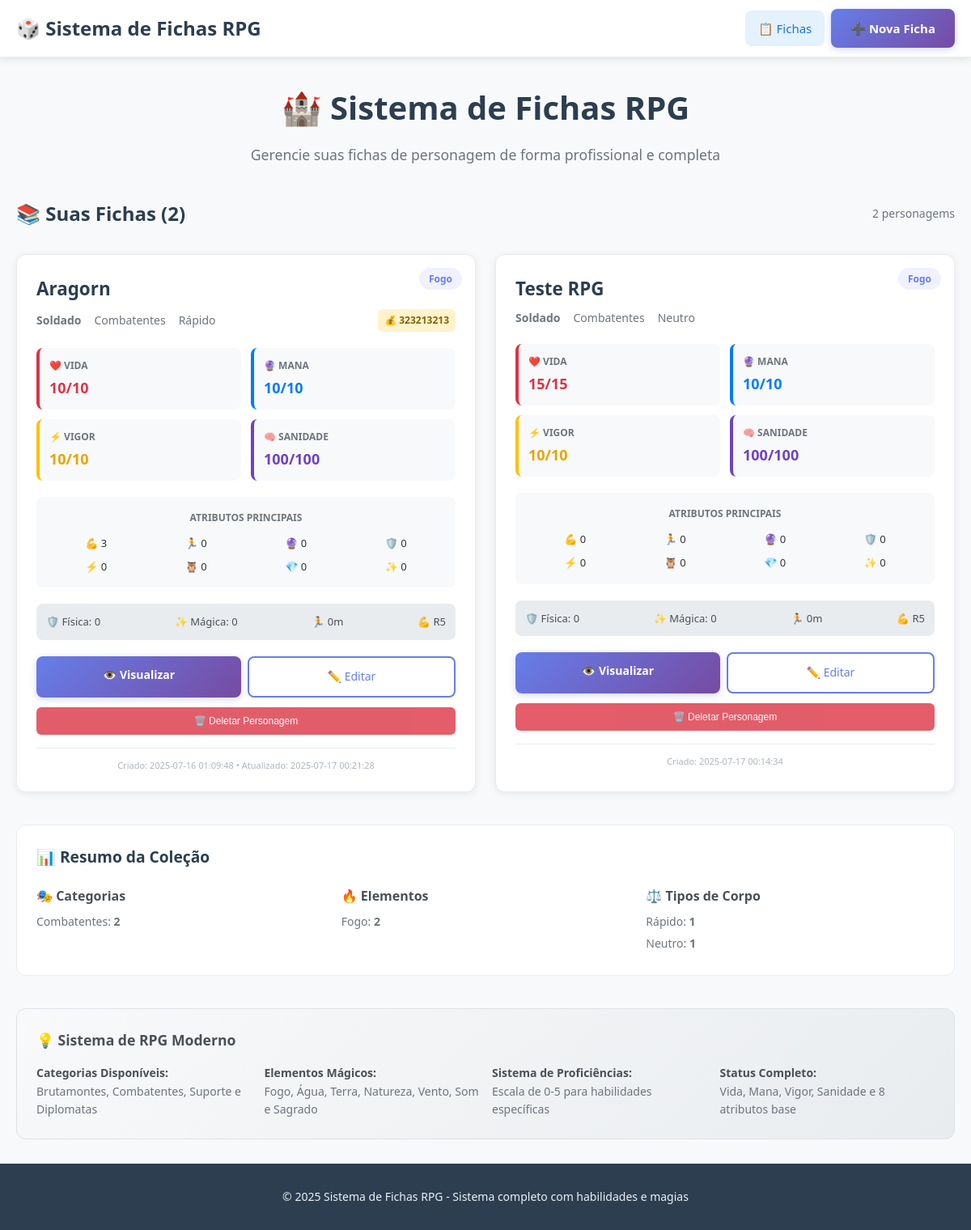
The page / on the database its author committed.
### tables this page shows
CREATE TABLE fichas (
            id INTEGER PRIMARY KEY AUTOINCREMENT,
            
            -- INFORMAÇÕES BÁSICAS
            nome TEXT NOT NULL,
            tipo_corpo TEXT NOT NULL,
            classe TEXT NOT NULL,
            categoria TEXT NOT NULL,
            historia TEXT,
            elemento TEXT NOT NULL,
            ouro INTEGER DEFAULT 0,
            
            -- STATUS
            vida_atual INTEGER DEFAULT 10,
            vida_maxima INTEGER DEFAULT 10,
            mana_atual INTEGER DEFAULT 10,
            mana_maxima INTEGER DEFAULT 10,
            vigor_atual INTEGER DEFAULT 10,
            vigor_maximo INTEGER DEFAULT 10,
            sanidade_atual INTEGER DEFAULT 100,
            sanidade_maxima INTEGER DEFAULT 100,
            deslocamento INTEGER DEFAULT 0,
            resistencia INTEGER DEFAULT 5,
            armadura_fisica INTEGER DEFAULT 0,
            armadura_magica INTEGER DEFAULT 0,
            
            -- ATRIBUTOS
            forca INTEGER DEFAULT 0,
            destreza INTEGER DEFAULT 0,
            magia INTEGER DEFAULT 0,
            constituicao INTEGER DEFAULT 0,
            agilidade INTEGER DEFAULT 0,
            sabedoria INTEGER DEFAULT 0,
            carisma INTEGER DEFAULT 0,
            fe INTEGER DEFAULT 0,
            
            -- EQUIPAMENTOS
            armadura TEXT,
            arma TEXT,
            complemento TEXT,
            amuleto1 TEXT,
            amuleto2 TEXT,
            
            -- PROFICIÊNCIAS (0-5)
            prof_sobrevivencia INTEGER DEFAULT 0,
            prof_botanica INTEGER DEFAULT 0,
            prof_culinaria INTEGER DEFAULT 0,
            prof_religiao INTEGER DEFAULT 0,
            prof_pescaria INTEGER DEFAULT 0,
            prof_ferraria INTEGER DEFAULT 0,
            prof_artesanato INTEGER DEFAULT 0,
            prof_mixologia INTEGER DEFAULT 0,
            prof_musica INTEGER DEFAULT 0,
            prof_jogos_azar INTEGER DEFAULT 0,
            prof_rataria INTEGER DEFAULT 0,
            prof_navegacao INTEGER DEFAULT 0,
            prof_sacratismo INTEGER DEFAULT 0,
            prof_demonologia INTEGER DEFAULT 0,
            prof_guerra INTEGER DEFAULT 0,
            prof_acrobacia INTEGER DEFAULT 0,
            prof_combate_desarmado INTEGER DEFAULT 0,
            prof_armas_leves INTEGER DEFAULT 0,
            prof_armas_pesadas INTEGER DEFAULT 0,
            prof_armas_longa_distancia INTEGER DEFAULT 0,
            prof_arremesso INTEGER DEFAULT 0,
            
            -- PERÍCIAS MÁGICAS (0-5)
            per_maguslogia INTEGER DEFAULT 0,
            per_magia_elemental INTEGER DEFAULT 0,
            per_magia_obscura INTEGER DEFAULT 0,
            per_magia_estimulo INTEGER DEFAULT 0,
            per_magia_territorial INTEGER DEFAULT 0,
            
            -- METADADOS
            criado_em TIMESTAMP DEFAULT CURRENT_TIMESTAMP,
            atualizado_em TIMESTAMP DEFAULT CURRENT_TIMESTAMP
        , habilidade_slot_1 INTEGER, habilidade_slot_2 INTEGER, habilidade_slot_3 INTEGER, habilidade_slot_4 INTEGER, habilidade_classe INTEGER);

### sistema.py (the view)
@app.route('/')
def index():
    conn = get_db_connection()
    fichas = conn.execute('SELECT * FROM fichas ORDER BY nome').fetchall()
    conn.close()
    return render_template('index.html', fichas=fichas)

### templates/index.html (shortened to what this page needs)
{% extends "base.html" %}
{% block content %}
<div class="page-header">
    <h1 class="page-title">🏰 Sistema de Fichas RPG</h1>
    <p class="page-subtitle">
        Gerencie suas fichas de personagem de forma profissional e completa
    </p>
</div>
{% if fichas %}
    <div style="margin-bottom: 30px; display: flex; justify-content: space-between; align-items: center;">
        <h2 style="color: #2c3e50; margin: 0;">📚 Suas Fichas ({{ fichas|length }})</h2>
        <div style="display: flex; gap: 12px; align-items: center;">
            <span style="color: #6c757d; font-size: 14px;">{{ fichas|length }} personagem{% if fichas|length != 1 %}s{% endif %}</span>
        </div>
    </div>
    <div style="display: grid; grid-template-columns: repeat(auto-fill, minmax(420px, 1fr)); gap: 24px;">
        {% for ficha in fichas %}
            <div class="card" style="position: relative;">
                <div style="position: absolute; top: 16px; right: 16px; background: rgba(102, 126, 234, 0.1); color: #667eea; padding: 4px 12px; border-radius: 20px; font-size: 12px; font-weight: 600;">
                    {{ ficha.elemento }}
                </div>
                <div style="margin-bottom: 20px;">
                    <h3 style="font-size: 1.4rem; font-weight: 700; color: #2c3e50; margin-bottom: 8px;">
                        {{ ficha.nome }}
                    </h3>
                    <div style="display: flex; justify-content: space-between; align-items: center; margin-bottom: 12px;">
                        <div style="display: flex; gap: 16px; color: #6c757d; font-size: 14px;">
                            <span><strong>{{ ficha.classe }}</strong></span>
                            <span>{{ ficha.categoria }}</span>
                            <span>{{ ficha.tipo_corpo }}</span>
                        </div>
                        {% if ficha.ouro > 0 %}
                            <span style="background: #fff3cd; color: #856404; padding: 4px 8px; border-radius: 6px; font-size: 12px; font-weight: 600;">
                                💰 {{ ficha.ouro }}
                            </span>
                        {% endif %}
                    </div>
                </div>
                <div style="display: grid; grid-template-columns: repeat(2, 1fr); gap: 12px; margin-bottom: 20px;">
                    <div style="background: #f8f9fa; padding: 12px; border-radius: 8px; border-left: 4px solid #dc3545;">
                        <div style="font-size: 12px; color: #6c757d; margin-bottom: 4px; font-weight: 600;">❤️ VIDA</div>
                        <div style="font-size: 18px; font-weight: 700; color: #dc3545;">{{ ficha.vida_atual }}/{{ ficha.vida_maxima }}</div>
                    </div>
                    <div style="background: #f8f9fa; padding: 12px; border-radius: 8px; border-left: 4px solid #007bff;">
                        <div style="font-size: 12px; color: #6c757d; margin-bottom: 4px; font-weight: 600;">🔮 MANA</div>
                        <div style="font-size: 18px; font-weight: 700; color: #007bff;">{{ ficha.mana_atual }}/{{ ficha.mana_maxima }}</div>
                    </div>
                    <div style="background: #f8f9fa; padding: 12px; border-radius: 8px; border-left: 4px solid #ffc107;">
                        <div style="font-size: 12px; color: #6c757d; margin-bottom: 4px; font-weight: 600;">⚡ VIGOR</div>
                        <div style="font-size: 18px; font-weight: 700; color: #e6a500;">{{ ficha.vigor_atual }}/{{ ficha.vigor_maximo }}</div>
                    </div>
                    <div style="background: #f8f9fa; padding: 12px; border-radius: 8px; border-left: 4px solid #6f42c1;">
                        <div style="font-size: 12px; color: #6c757d; margin-bottom: 4px; font-weight: 600;">🧠 SANIDADE</div>
                        <div style="font-size: 18px; font-weight: 700; color: #6f42c1;">{{ ficha.sanidade_atual }}/{{ ficha.sanidade_maxima }}</div>
                    </div>
                </div>
                <div style="background: #f8f9fa; padding: 16px; border-radius: 8px; margin-bottom: 20px;">
                    <div style="font-size: 12px; color: #6c757d; margin-bottom: 12px; text-align: center; font-weight: 600; text-transform: uppercase;">
                        Atributos Principais
                    </div>
                    <div style="display: grid; grid-template-columns: repeat(4, 1fr); gap: 8px; text-align: center;">
                        <div style="font-size: 13px;"><span style="font-weight: 600;">💪</span> {{ ficha.forca }}</div>
                        <div style="font-size: 13px;"><span style="font-weight: 600;">🏃</span> {{ ficha.destreza }}</div>
                        <div style="font-size: 13px;"><span style="font-weight: 600;">🔮</span> {{ ficha.magia }}</div>
                        <div style="font-size: 13px;"><span style="font-weight: 600;">🛡️</span> {{ ficha.constituicao }}</div>
                        <div style="font-size: 13px;"><span style="font-weight: 600;">⚡</span> {{ ficha.agilidade }}</div>
                        <div style="font-size: 13px;"><span style="font-weight: 600;">🦉</span> {{ ficha.sabedoria }}</div>
                        <div style="font-size: 13px;"><span style="font-weight: 600;">💎</span> {{ ficha.carisma }}</div>
                        <div style="font-size: 13px;"><span style="font-weight: 600;">✨</span> {{ ficha.fe }}</div>
                    </div>
                </div>
                <div style="display: flex; justify-content: space-between; margin-bottom: 20px; padding: 12px; background: #e9ecef; border-radius: 8px; font-size: 13px; color: #495057;">
                    <span><strong>🛡️</strong> Física: {{ ficha.armadura_fisica }}</span>
                    <span><strong>✨</strong> Mágica: {{ ficha.armadura_magica }}</span>
                    <span><strong>🏃</strong> {{ ficha.deslocamento }}m</span>
                    <span><strong>💪</strong> R{{ ficha.resistencia }}</span>
                </div>
                <div style="display: flex; gap: 8px;">
                    <a href="{{ url_for('visualizar_ficha', ficha_id=ficha.id) }}"
                       class="btn-primary"
                       style="flex: 1; text-align: center; text-decoration: none; padding: 12px; border-radius: 8px; font-size: 14px;">
                        👁️ Visualizar
                    </a>
                    <a href="{{ url_for('editar_ficha', ficha_id=ficha.id) }}"
                       class="btn-outline"
                       style="flex: 1; text-align: center; text-decoration: none; padding: 12px; border-radius: 8px; font-size: 14px;">
                        ✏️ Editar
                    </a>
                </div>
                <div style="margin-top: 12px;">
                    <form method="POST" action="{{ url_for('deletar_ficha', ficha_id=ficha.id) }}"
                          onsubmit="return confirm('Tem certeza que deseja deletar {{ ficha.nome }}?')"
                          style="display: inline; width: 100%;">
                        <button type="submit"
                                style="width: 100%; background: #dc3545; color: white; border: none; padding: 10px; border-radius: 6px; font-size: 12px; cursor: pointer; opacity: 0.8; transition: opacity 0.3s ease;"
                                onmouseover="this.style.opacity='1'"
                                onmouseout="this.style.opacity='0.8'">
                            🗑️ Deletar Personagem
                        </button>
                    </form>
                </div>
                <div style="margin-top: 16px; padding-top: 12px; border-top: 1px solid #e9ecef; font-size: 11px; color: #adb5bd; text-align: center;">
                    Criado: {{ ficha.criado_em.split('.')[0] if ficha.criado_em else 'N/A' }}
                    {% if ficha.atualizado_em != ficha.criado_em %}
                        • Atualizado: {{ ficha.atualizado_em.split('.')[0] if ficha.atualizado_em else 'N/A' }}
                    {% endif %}
                </div>
            </div>
        {% endfor %}
    </div>
    <div style="margin-top: 40px; background: white; padding: 24px; border-radius: 12px; border: 1px solid #e9ecef;">
        <h4 style="margin-bottom: 20px; color: #2c3e50; font-size: 1.2rem;">📊 Resumo da Coleção</h4>
        <div style="display: grid; grid-template-columns: repeat(auto-fit, minmax(200px, 1fr)); gap: 20px;">
            <div>
                <strong style="color: #495057; display: block; margin-bottom: 8px;">🎭 Categorias</strong>
                {% set categorias = {} %}
                {% for categoria, count in categorias.items() %}
                    <div style="font-size: 14px; color: #6c757d; margin-bottom: 4px;">
                        {{ categoria }}: <span style="font-weight: 600;">{{ count }}</span>
                    </div>
                {% endfor %}
            </div>
            <div>
                <strong style="color: #495057; display: block; margin-bottom: 8px;">🔥 Elementos</strong>
                {% set elementos = {} %}
                {% for elemento, count in elementos.items() %}
                    <div style="font-size: 14px; color: #6c757d; margin-bottom: 4px;">
                        {{ elemento }}: <span style="font-weight: 600;">{{ count }}</span>
                    </div>
                {% endfor %}
            </div>
            <div>
                <strong style="color: #495057; display: block; margin-bottom: 8px;">⚖️ Tipos de Corpo</strong>
                {% set tipos = {} %}
                {% for tipo, count in tipos.items() %}
                    <div style="font-size: 14px; color: #6c757d; margin-bottom: 4px;">
                        {{ tipo }}: <span style="font-weight: 600;">{{ count }}</span>
                    </div>
                {% endfor %}
            </div>
        </div>
    </div>
{% endif %}
<div style="margin-top: 40px; background: linear-gradient(135deg, #f8f9fa, #e9ecef); padding: 24px; border-radius: 12px; border: 1px solid #dee2e6;">
    <h4 style="margin-bottom: 16px; color: #495057; font-size: 1.1rem;">💡 Sistema de RPG Moderno</h4>
    <div style="display: grid; grid-template-columns: repeat(auto-fit, minmax(250px, 1fr)); gap: 16px; font-size: 14px; color: #6c757d; line-height: 1.6;">
        <div>
            <strong style="color: #495057;">Categorias Disponíveis:</strong><br>
            Brutamontes, Combatentes, Suporte e Diplomatas
        </div>
        <div>
            <strong style="color: #495057;">Elementos Mágicos:</strong><br>
            Fogo, Água, Terra, Natureza, Vento, Som e Sagrado
        </div>
        <div>
            <strong style="color: #495057;">Sistema de Proficiências:</strong><br>
            Escala de 0-5 para habilidades específicas
        </div>
        <div>
            <strong style="color: #495057;">Status Completo:</strong><br>
            Vida, Mana, Vigor, Sanidade e 8 atributos base
        </div>
    </div>
</div>
{% endblock %}

### templates/base.html (shortened to what this page needs)
<!DOCTYPE html>
<html lang="pt-BR">
<head>
</head>
<body>
    <div class="container">
        <header>
            <div class="header-content">
                <a href="{{ url_for('index') }}" class="logo">
                    🎲 Sistema de Fichas RPG
                </a>
                <nav class="nav-menu">
                    <a href="{{ url_for('index') }}" class="nav-link">📋 Fichas</a>
                    <a href="{{ url_for('criar_ficha') }}" class="btn-primary">➕ Nova Ficha</a>
                </nav>
            </div>
        </header>
        <main class="main-content">
            {% block content %}{% endblock %}
        </main>
        <footer class="footer">
            <p>&copy; 2025 Sistema de Fichas RPG - Sistema completo com habilidades e magias</p>
        </footer>
    </div>
</body>
</html>

### rows shown on the page
fichas: elemento "Fogo", nome "Aragorn", classe "Soldado", categoria "Combatentes", tipo_corpo "Rápido", ouro "323213213", vida_atual "10", vida_maxima "10", mana_atual "10", mana_maxima "10", vigor_atual "10", vigor_maximo "10", sanidade_atual "100", sanidade_maxima "100", forca "3", destreza "0", magia "0", constituicao "0", agilidade "0", sabedoria "0", carisma "0", fe "0", armadura_fisica "0", armadura_magica "0", deslocamento "0", resistencia "5", criado_em "2025-07-16 01:09:48", atualizado_em "2025-07-17 00:21:28", count "2", id "1"
fichas: elemento "Fogo", nome "Teste RPG", classe "Soldado", categoria "Combatentes", tipo_corpo "Neutro", vida_atual "15", vida_maxima "15", mana_atual "10", mana_maxima "10", vigor_atual "10", vigor_maximo "10", sanidade_atual "100", sanidade_maxima "100", forca "0", destreza "0", magia "0", constituicao "0", agilidade "0", sabedoria "0", carisma "0", fe "0", armadura_fisica "0", armadura_magica "0", deslocamento "0", resistencia "5", criado_em "2025-07-17 00:14:34", count "1"

### other values the page prints
{{ fichas|length }} "2"
